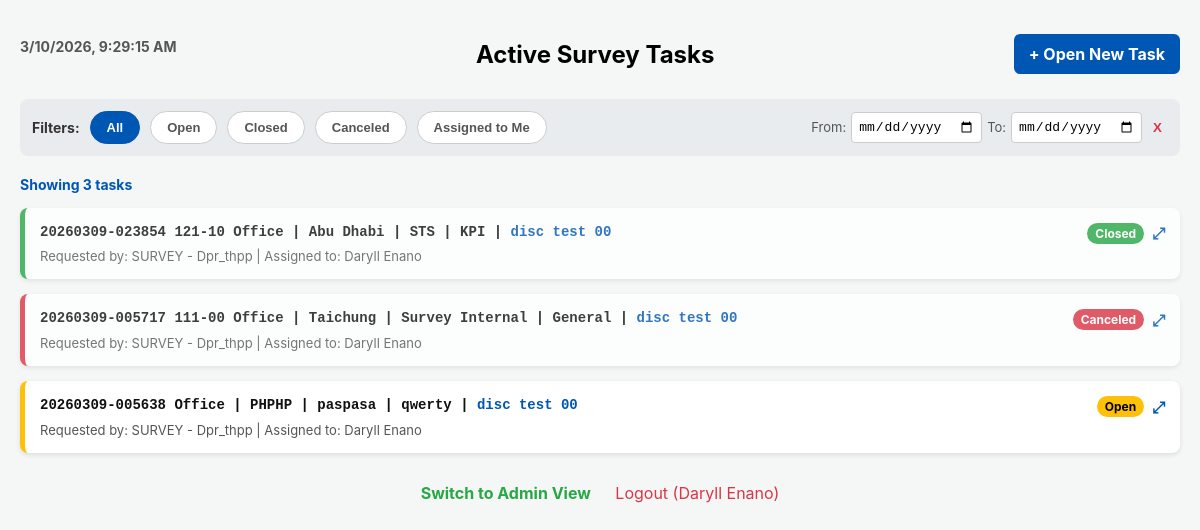
Page / (signed in) on the earlier database version.
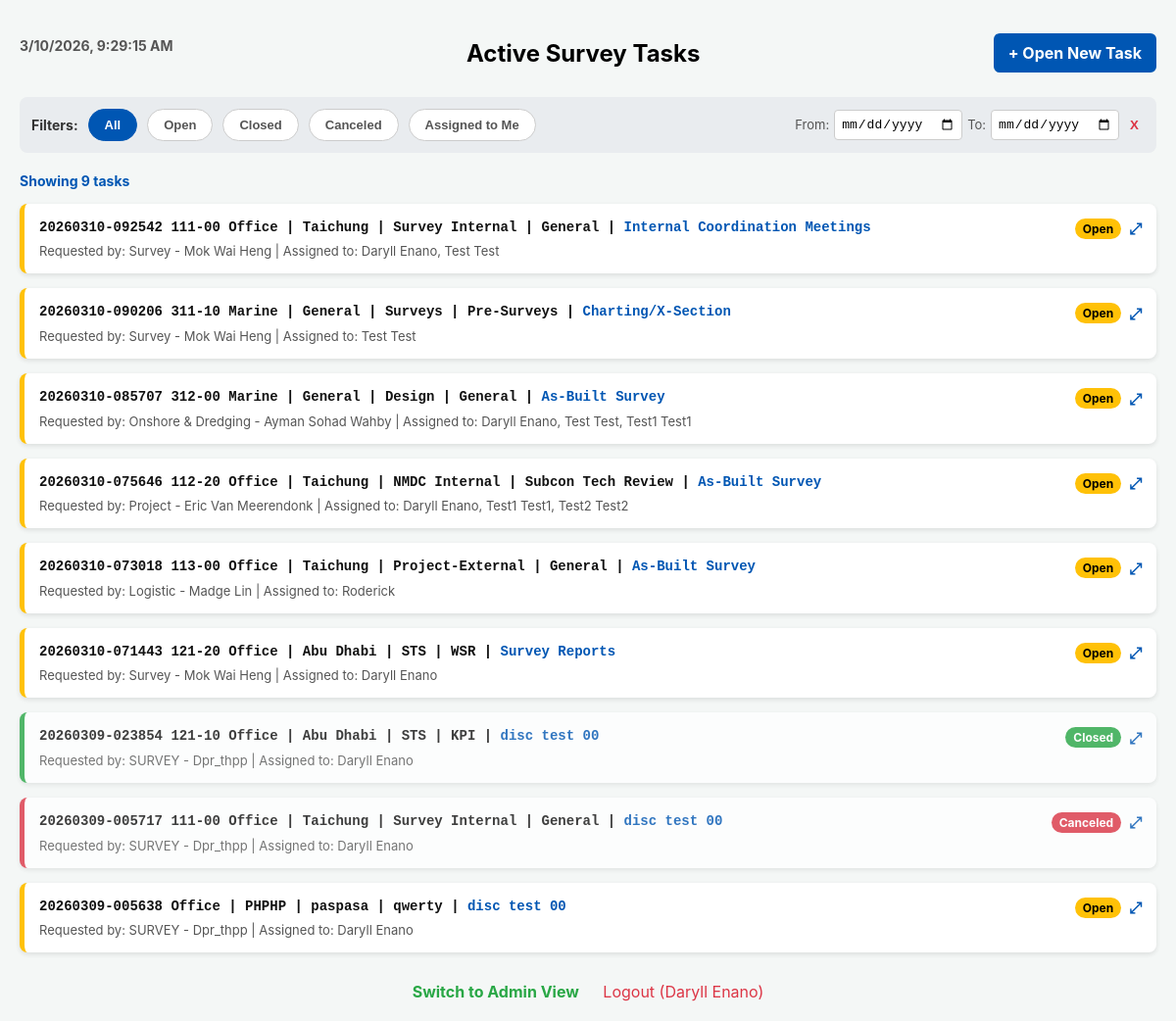
Same page on the later database version.
### app.py (models this page shows)
class SurveyTask(db.Model):
    id = db.Column(db.Integer, primary_key=True)
    surveyor_name = db.Column(db.String(100), nullable=False)
    assigned_to = db.Column(db.String(100), nullable=True)
    requestor = db.Column(db.String(100), nullable=True)
    task_category = db.Column(db.String(100), nullable=True)
    instrument = db.Column(db.String(100), nullable=True)
    action_required = db.Column(db.String(100), nullable=True)
    area = db.Column(db.String(100), nullable=False)
    location = db.Column(db.String(100), nullable=True)
    sub_location = db.Column(db.String(100), nullable=True)
    work_scope = db.Column(db.String(100), nullable=False)
    remarks = db.Column(db.Text, nullable=True)
    deliverable_link = db.Column(db.String(500), nullable=True)
    reference_links = db.Column(db.Text, nullable=True)
    status = db.Column(db.String(20), default="Open")
    start_time = db.Column(db.DateTime, default=datetime.utcnow)
    end_time = db.Column(db.DateTime, nullable=True)

class User(UserMixin, db.Model):
    id = db.Column(db.Integer, primary_key=True)
    email = db.Column(db.String(120), unique=True, nullable=False)
    name = db.Column(db.String(100), nullable=False)
    password_hash = db.Column(db.String(256), nullable=False)

### app.py (the view)
@app.route('/')
@login_required
def dashboard():
    session['dashboard_view'] = 'user'
    all_tasks = SurveyTask.query.order_by(SurveyTask.start_time.desc()).all()
    is_admin = current_user.email in ADMIN_EMAILS
    return render_template('dashboard.html', name=current_user.name, tasks=all_tasks, is_admin=is_admin)

### app.py (called while the page is built)
@login_manager.user_loader
def load_user(user_id):
    return User.query.get(int(user_id))

### templates/dashboard.html (shortened to what this page needs)
<!DOCTYPE html>
<html lang="en">
<head>
</head>
<body>
    <div class="header">
        <div id="liveClock" style="font-size: 14px; color: #555; font-weight: bold; margin-bottom: 15px;">Loading time...</div>
        <h2>Active Survey Tasks</h2>
        <a href="/new_task" class="btn-new">+ Open New Task</a>
    </div>
    <div class="filter-bar">
        <strong style="font-size: 14px; color: #333;">Filters:</strong>
        <button class="btn-filter" id="btnAll" onclick="toggleStatus('All')">All</button>
        <button class="btn-filter" id="btnOpen" onclick="toggleStatus('Open')">Open</button>
        <button class="btn-filter" id="btnClosed" onclick="toggleStatus('Closed')">Closed</button>
        <button class="btn-filter" id="btnCanceled" onclick="toggleStatus('Canceled')">Canceled</button>
        <button class="btn-filter" id="btnMine" onclick="toggleMine()">Assigned to Me</button>
        <div style="margin-left: auto; display: flex; align-items: center; gap: 5px;">
            <span style="font-size: 13px; color: #555;">From:</span>
            <input type="date" id="dateStart" class="date-input" onchange="applyFilters()">
            <span style="font-size: 13px; color: #555;">To:</span>
            <input type="date" id="dateEnd" class="date-input" onchange="applyFilters()">
            <button onclick="clearDates()" style="background: none; border: none; color: #dc3545; cursor: pointer; font-weight: bold;" title="Clear Dates">X</button>
        </div>
    </div>
    <div id="taskCountDisplay" style="font-size: 14px; font-weight: bold; color: #0056b3; margin-bottom: 15px;">Loading task count...</div>
    <div id="taskContainer">
        {% for task in tasks %}
        {% set area_clean = task.area.split('_', 1)[-1].replace('_', ' ') if task.area and '_' in task.area else task.area %}
        {% set loc_clean = task.location.split('_', 1)[-1].replace('_', ' ') if task.location and task.location != 'N/A' and '_' in task.location else (task.location if task.location and task.location != 'N/A' else '') %}
        {% set sub_clean = task.sub_location.split('_', 1)[-1].replace('_', ' ') if task.sub_location and task.sub_location != 'N/A' and '_' in task.sub_location else (task.sub_location if task.sub_location and task.sub_location != 'N/A' else '') %}
        {% set scope_code = task.work_scope.split('_', 1)[0] if task.work_scope and '_' in task.work_scope else '' %}
        {% set scope_text = task.work_scope.split('_', 1)[-1].replace('_', ' ') if task.work_scope and '_' in task.work_scope else task.work_scope %}
        <div class="task-card"
             data-id="{{ task.id }}"
             data-status="{{ task.status }}"
             data-date="{{ task.start_time.strftime('%Y-%m-%d') }}"
             data-assigned="{{ task.assigned_to }}"
             data-mine="{% if name == task.assigned_to or name == task.surveyor_name %}true{% else %}false{% endif %}"
             data-creator="{{ task.surveyor_name }}"
             data-task-str="{{ task.start_time.strftime('%Y%m%d-%H%M%S') if task.start_time else 'UNKNOWN-'~task.id }}"
             data-path="📁 {{ area_clean }} {% if loc_clean %}➔ {{ loc_clean }}{% endif %} {% if sub_clean %}➔ {{ sub_clean }}{% endif %} ➔ {{ scope_text }}"
             data-remarks="{{ task.remarks or '' }}"
             data-links="{{ task.reference_links or '' }}"
             data-deliverable="{{ task.deliverable_link or '' }}"
             data-req="{{ task.requestor or '' }}"
             data-cat="{{ task.task_category or '' }}"
             data-disc="{{ task.action_required or '' }}"
             data-inst="{{ task.instrument or '' }}"
             data-start="{{ task.start_time.strftime('%Y-%m-%d %H:%M') if task.start_time else '' }}"
             data-end="{{ task.end_time.strftime('%Y-%m-%d %H:%M') if task.end_time else 'Pending' }}">
            <div class="task-header" onclick="openTaskModal(this.parentElement)">
                <div style="flex: 1;">
                    <div class="task-line-1">
                        {{ task.start_time.strftime('%Y%m%d-%H%M%S') if task.start_time else 'UNKNOWN-'~task.id }}
                        {% if scope_code %}{{ scope_code }} {% endif %}
                        {{ area_clean }}
                        {% if loc_clean %} | {{ loc_clean }}{% endif %}
                        {% if sub_clean %} | {{ sub_clean }}{% endif %}
                        {% if scope_text %} | {{ scope_text }}{% endif %}
                        {% if task.action_required %} | <span style="color: #0056b3;">{{ task.action_required }}</span>{% endif %}
                    </div>
                    <div class="task-line-2">
                        Requested by: {{ task.requestor }} | Assigned to: {{ task.assigned_to }}
                    </div>
                </div>
                <div style="display: flex; align-items: center; gap: 8px;">
                    <span class="status-badge badge-{{ task.status }}">{{ task.status }}</span>
                    <span style="font-size: 16px; color: #0056b3; font-weight: bold;" title="View Details">⤢</span>
                </div>
            </div>
        </div>
        {% endfor %}
    </div>
    <div style="text-align: center; margin-top: 30px;">
        {% if is_admin %}
        <a href="/admin_dashboard" style="color: #28a745; font-weight: bold; text-decoration: none; margin-right: 20px;">Switch to Admin View</a>
        {% endif %}
        <a href="/logout" style="color: #dc3545; text-decoration: none;">Logout ({{ name }})</a>
    </div>
</body>
</html>

### templates/dashboard.html (style rules this page uses)
body { font-family: -apple-system, BlinkMacSystemFont, Arial, sans-serif; background-color: #f4f7f6; padding: 20px; margin: 0; }
.header { display: flex; justify-content: space-between; align-items: center; margin-bottom: 10px; flex-wrap: wrap; gap: 10px; }
.btn-new { background-color: #0056b3; color: white; padding: 10px 15px; text-decoration: none; border-radius: 6px; font-weight: bold; }
.filter-bar { display: flex; gap: 10px; margin-bottom: 20px; flex-wrap: wrap; background: #e9ecef; padding: 12px; border-radius: 8px; align-items: center; }
.btn-filter { background: white; color: #555; border: 1px solid #ccc; padding: 8px 16px; border-radius: 20px; cursor: pointer; font-size: 13px; font-weight: bold; transition: all 0.2s; }
.btn-filter.active { background: #0056b3; color: white; border-color: #0056b3; }
.date-input { padding: 6px; border: 1px solid #ccc; border-radius: 4px; font-size: 13px; }
.task-card { background: white; padding: 15px; border-radius: 8px; box-shadow: 0 2px 5px rgba(0,0,0,0.1); margin-bottom: 15px; border-left: 5px solid #ffc107; transition: all 0.2s; }
.task-card[data-status="Closed"] { border-left-color: #28a745; opacity: 0.8; }
.task-card[data-status="Canceled"] { border-left-color: #dc3545; opacity: 0.8; }
.task-header { display: flex; justify-content: space-between; align-items: flex-start; gap: 10px; cursor: pointer; }
.task-line-1 { font-family: monospace; font-size: 14px; color: #111; font-weight: bold; margin-bottom: 6px; line-height: 1.4; }
.task-line-2 { font-size: 13px; color: #555; }
.status-badge { font-size: 12px; padding: 3px 8px; border-radius: 12px; color: white; font-weight: bold; white-space: nowrap; }
.badge-Open { background: #ffc107; color: black; }
.badge-Closed { background: #28a745; }
.badge-Canceled { background: #dc3545; }

Differences in the rows shown:
added SurveyTask: start_time "20260310-092542", scope_code "111-00", area_clean "Office", loc_clean "Taichung", sub_clean "Survey Internal", scope_text "General", action_required "Internal Coordination Meetings", requestor "Survey - Mok Wai Heng", assigned_to "Daryll Enano, Test Test", status "Open"
added SurveyTask: start_time "20260310-090206", scope_code "311-10", area_clean "Marine", loc_clean "General", sub_clean "Surveys", scope_text "Pre-Surveys", action_required "Charting/X-Section", requestor "Survey - Mok Wai Heng", assigned_to "Test Test", status "Open"
added SurveyTask: start_time "20260310-085707", scope_code "312-00", area_clean "Marine", loc_clean "General", sub_clean "Design", scope_text "General", action_required "As-Built Survey", requestor "Onshore & Dredging - Ayman Sohad Wahby", assigned_to "Daryll Enano, Test Test, Test1 Test1", status "Open"
added SurveyTask: start_time "20260310-075646", scope_code "112-20", area_clean "Office", loc_clean "Taichung", sub_clean "NMDC Internal", scope_text "Subcon Tech Review", action_required "As-Built Survey", requestor "Project - Eric Van Meerendonk", assigned_to "Daryll Enano, Test1 Test1, Test2 Test2", status "Open"
added SurveyTask: start_time "20260310-073018", scope_code "113-00", area_clean "Office", loc_clean "Taichung", sub_clean "Project-External", scope_text "General", action_required "As-Built Survey", requestor "Logistic - Madge Lin", assigned_to "Roderick", status "Open"
added SurveyTask: start_time "20260310-071443", scope_code "121-20", area_clean "Office", loc_clean "Abu Dhabi", sub_clean "STS", scope_text "WSR", action_required "Survey Reports", requestor "Survey - Mok Wai Heng", assigned_to "Daryll Enano", status "Open"
Other differences:
text written by a page script: "Showing 3 tasks" → "Showing 9 tasks"
